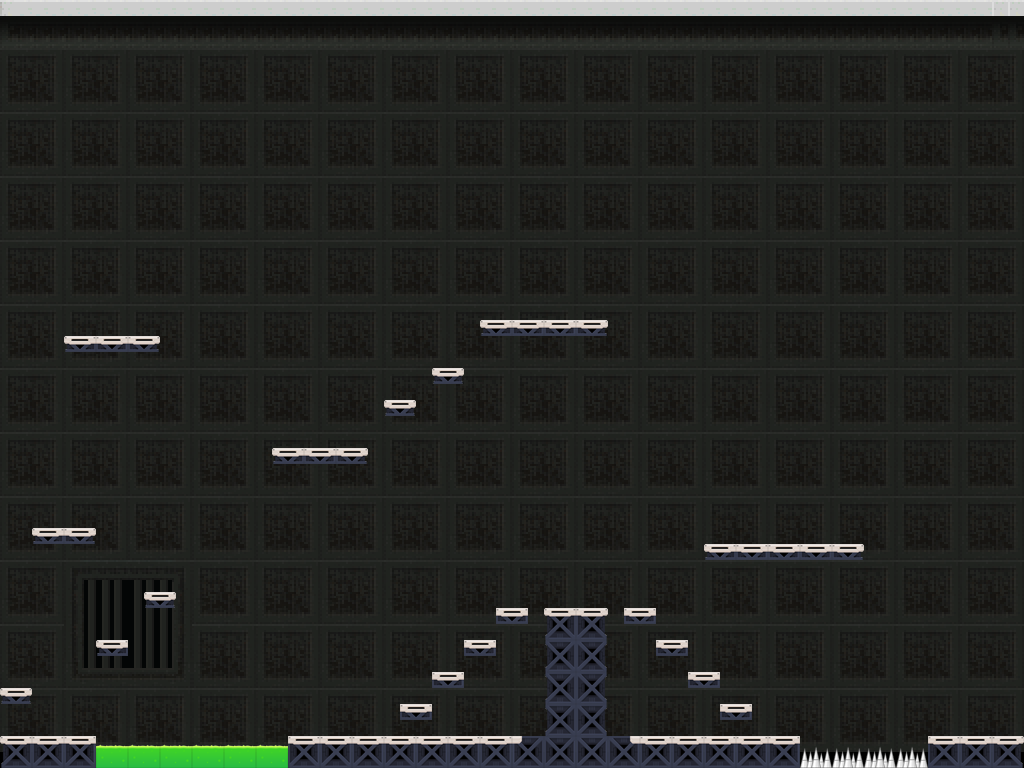

A level layout from a 2D game, rendered from its tile map. Below: a short description, then the map file with tile-grid data replaced by summaries:
An orthogonal 64x48 tile map with 16x16 px tiles, 2 tile layers (Background, Front), 2 tilesets and 33 objects (22x floor, 2x box, 2x gate, 2x button, 2x star, ...).

<map version="1.0" orientation="orthogonal" renderorder="right-down" width="64" height="48" tilewidth="16" tileheight="16" nextobjectid="117">
 <tileset firstgid="1" name="Tile" tilewidth="32" tileheight="32" tilecount="240">
  <image source="maps/Tile.png" width="640" height="384" />
 </tileset>
 <tileset firstgid="241" name="scifi_platformTiles_32x32" tilewidth="32" tileheight="32" tilecount="805">
  <image source="maps/scifi_platformTiles_32x32.png" width="1120" height="736" />
 </tileset>
 <layer name="Background" width="64" height="48">
  <data>[3072 cells, 1693 non-empty, 30 distinct tile ids]</data>
 </layer>
 <layer name="Front" width="64" height="48">
  <data>[3072 cells, 70 non-empty, 14 distinct tile ids]</data>
 </layer>
 <objectgroup name="unwalkable">
  <object id="40" name="floor" x="0" y="0">
   <polyline points="0,0 1024,0 1024,768 0,768 0,0" />
  </object>
  <object id="41" name="floor" x="0" y="736">
   <polyline points="0,0 96,0 96,32" />
  </object>
  <object id="42" name="floor" x="288" y="768">
   <polyline points="0,0 0,-32 256,-32 256,-160 320,-160 320,-32 512,-32 512,0" />
  </object>
  <object id="45" name="floor" x="928" y="768">
   <polyline points="0,0 0,-32 96,-32" />
  </object>
  <object id="46" name="floor" x="704" y="544" width="160" height="16" />
  <object id="47" name="floor" x="496" y="608" width="32" height="16" />
  <object id="48" name="floor" x="464" y="640" width="32" height="16" />
  <object id="49" name="floor" x="432" y="672" width="32" height="16" />
  <object id="50" name="floor" x="400" y="704" width="32" height="16" />
  <object id="51" name="floor" x="720" y="704" width="32" height="16" />
  <object id="52" name="floor" x="688" y="672" width="32" height="16" />
  <object id="53" name="floor" x="656" y="640" width="32" height="16" />
  <object id="54" name="floor" x="624" y="608" width="32" height="16" />
  <object id="70" name="floor" x="64" y="336" width="96" height="16" />
  <object id="72" name="floor" x="272" y="448" width="96" height="16" />
  <object id="73" name="floor" x="478" y="320" width="128" height="16" />
  <object id="74" name="floor" x="384" y="400" width="32" height="16" />
  <object id="75" name="floor" x="432" y="368" width="32" height="16" />
  <object id="78" name="floor" x="96" y="640" width="32" height="16" />
  <object id="79" name="floor" x="144" y="592" width="32" height="16" />
  <object id="85" name="floor" x="32" y="528" width="64" height="16" />
  <object id="98" name="floor" x="0" y="688" width="32" height="16" />
 </objectgroup>
 <objectgroup name="box">
  <object id="56" name="box" x="968" y="688" width="32" height="32" />
  <object id="86" name="box" x="768" y="480" width="32" height="32" />
  <object id="114" name="ball" type="green" x="528" y="272" width="32" height="32">
   <ellipse />
  </object>
 </objectgroup>
 <objectgroup name="button">
  <object id="92" name="gate" x="96" y="736">
   <properties>
    <property name="link" value="2" />
    <property name="status" value="-1" />
   </properties>
   <polyline points="0,0 192,0" />
  </object>
  <object id="93" name="button" x="766" y="528" width="48" height="16">
   <properties>
    <property name="link" value="1" />
    <property name="status" value="-1" />
   </properties>
  </object>
  <object id="95" name="button" x="960" y="720" width="48" height="16">
   <properties>
    <property name="link" value="2" />
    <property name="status" value="-1" />
   </properties>
  </object>
  <object id="96" name="gate" x="176" y="512" width="64" height="16">
   <properties>
    <property name="link" value="1" />
    <property name="status" value="-1" />
   </properties>
  </object>
 </objectgroup>
 <objectgroup name="sensor">
  <object id="102" name="acid" x="96" y="752">
   <polyline points="0,0 192,0" />
  </object>
  <object id="103" name="sprike" x="797" y="752">
   <polyline points="0,0 128,0" />
  </object>
  <object id="108" name="star" x="96" y="288" width="32" height="32" />
  <object id="109" name="star" x="560" y="560" width="32" height="32" />
 </objectgroup>
</map>
